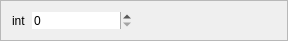
<?xml version="1.0" encoding="UTF-8"?>
<ui version="4.0">
 <class>Frame</class>
 <widget class="QFrame" name="Frame">
  <property name="enabled">
   <bool>true</bool>
  </property>
  <property name="geometry">
   <rect>
    <x>0</x>
    <y>0</y>
    <width>288</width>
    <height>38</height>
   </rect>
  </property>
  <property name="windowTitle">
   <string>Frame</string>
  </property>
  <property name="layoutDirection">
   <enum>Qt::LeftToRight</enum>
  </property>
  <property name="frameShape">
   <enum>QFrame::StyledPanel</enum>
  </property>
  <property name="frameShadow">
   <enum>QFrame::Raised</enum>
  </property>
  <layout class="QFormLayout" name="formLayout">
   <item row="0" column="0">
    <widget class="QLabel" name="label">
     <property name="text">
      <string>int</string>
     </property>
    </widget>
   </item>
   <item row="0" column="1">
    <widget class="QSpinBox" name="spinBox">
     <property name="maximumSize">
      <size>
       <width>100</width>
       <height>100</height>
      </size>
     </property>
     <property name="frame">
      <bool>false</bool>
     </property>
     <property name="alignment">
      <set>Qt::AlignLeading|Qt::AlignLeft|Qt::AlignVCenter</set>
     </property>
    </widget>
   </item>
  </layout>
 </widget>
 <resources/>
 <connections/>
</ui>
